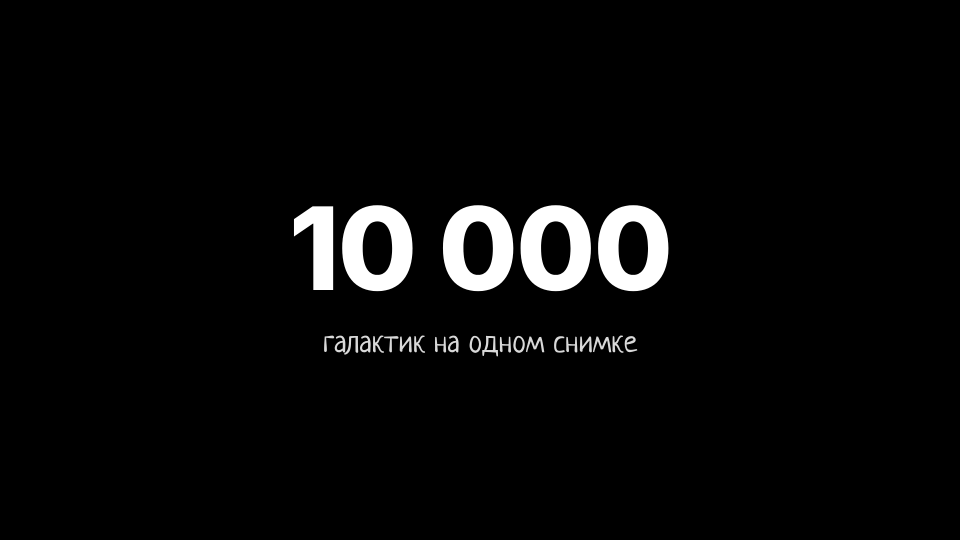
#> input picture ru_geo/universe_size/card_big_19.png, 1920 x 1080 px, given in place of jwst2.jpg, which was not available (shown at 1/2 size)
$ python make_cover.py out.png
#> lines starting #> are read from the running program, lines starting #| are printed output that depends on the picture; after the words box and inside, x2 and y2 are one past the last pixel; in counts of white or black regions, pixels touching at a corner belong together
from PIL import Image, ImageDraw, ImageFont, ImageEnhance, ImageFilter
import numpy as np, math, sys
W,H=1280,720
F='/usr/share/fonts/opentype/inter/'
YEL=(255,214,0); RED=(255,40,40)
def stroke_text(d,xy,t,f,c,sw=10):
    d.text(xy,t,font=f,fill=c,stroke_width=sw,stroke_fill=(0,0,0))
# фон: Уэбб, тёмный
im=Image.open('archive/img/jwst2.jpg').convert('RGB')
#> im is the input picture: PIL image 1920x1080 RGB; min 0, max 255, mean 8.9
w=im.width; h=w*9//16; bg=im.crop((0,(im.height-h)//2,w,(im.height-h)//2+h)).resize((W,H),Image.LANCZOS)
#> after `w = im.width`: w = 1920
#> after `h = w * 9 // 16`: h = 1080
bg=ImageEnhance.Brightness(ImageEnhance.Color(bg).enhance(1.4)).enhance(0.75).convert('RGBA')
#> bg: PIL image 1280x720 RGBA
# сфера реликтового излучения (Planck) справа
m=Image.open('archive/img/cmb_map.jpg').convert('RGB').crop((150,70,620,330)).resize((800,800),Image.LANCZOS)
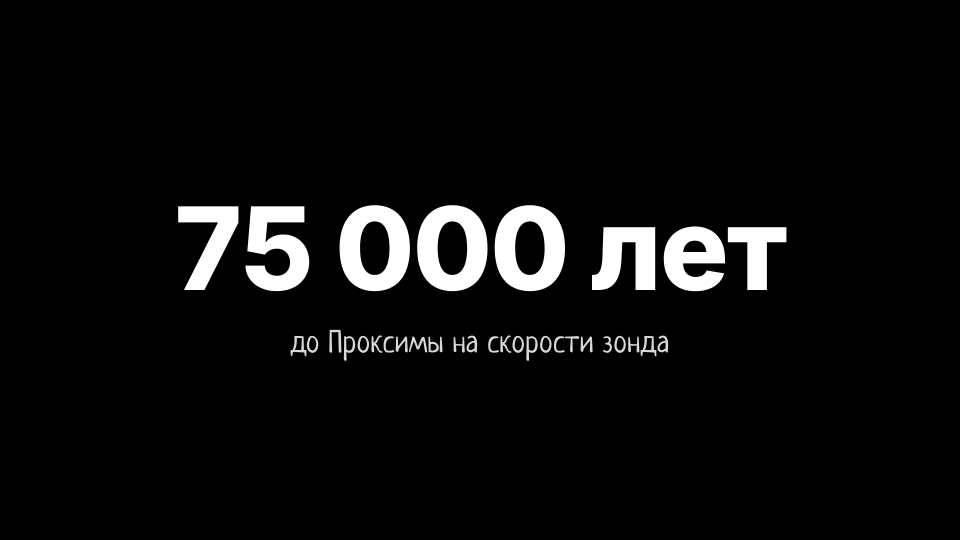
#> input picture ru_geo/universe_size/card_big_2.png, 1920 x 1080 px, given in place of cmb_map.jpg, which was not available (shown at 1/2 size)
#> m: PIL image 800x800 RGB; every value is 0
tex=np.asarray(ImageEnhance.Color(m).enhance(1.3)).astype(np.float32)
#> tex: shape (800, 800, 3) float32; every value is 0
R=430; cx,cy=W+40,H//2+20; N=2*R
yy,xx=np.mgrid[0:N,0:N]; u=(xx-R)/R; v=(yy-R)/R; rr=np.sqrt(u*u+v*v); inside=rr<1
z=np.sqrt(np.clip(1-rr*rr,0,1))
lon=np.arctan2(u,z); lat=np.arcsin(np.clip(v,-1,1))
tx=((lon/np.pi*0.9+0.5)*799).clip(0,799).astype(int); ty=((lat/np.pi*0.9+0.5)*799).clip(0,799).astype(int)
sph=tex[ty,tx]*(0.35+0.75*z[...,None]**0.6)[...]
#> sph: shape (860, 860, 3) float64; every value is 0
alpha=(inside*255).astype(np.uint8)
S_=Image.fromarray(sph.clip(0,255).astype(np.uint8)).convert('RGBA'); S_.putalpha(Image.fromarray(alpha).filter(ImageFilter.GaussianBlur(1.2)))
#> after `S_.putalpha(Image.fromarray(alpha).filter(ImageFilter.GaussianBlur(1.2`:
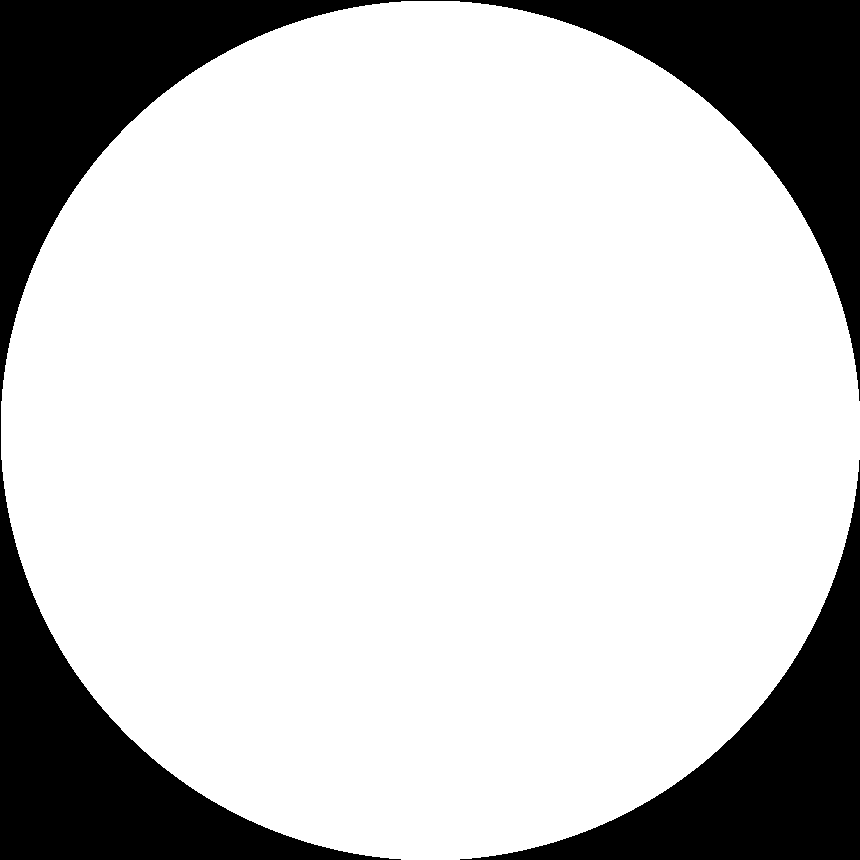
#> alpha: shape (860, 860); 78.5% white; 2 black regions, box (x1, y1, x2, y2) and area: (0, 0, 860, 860) 119514, (460, 460, 860, 860) 39265
glow=Image.new('L',(N+240,N+240),0); ImageDraw.Draw(glow).ellipse((90,90,N+150,N+150),fill=230); glow=glow.filter(ImageFilter.GaussianBlur(45))
#> after `glow = Image.new('L', (N + 240, N + 240), 0)`: glow: PIL image 1100x1100 L; every value is 0
#> after `ImageDraw.Draw(glow).ellipse((90, 90, N + 150, N + 150), fill=230)`: glow: PIL image 1100x1100 L; values 0 (black) and 230 (white), 55% white; 1 black region, box (x1, y1, x2, y2) and area: (0, 0, 1100, 1100) 543923
gl=Image.new('RGBA',glow.size,(255,150,60,0)); gl.putalpha(glow)
#> after `gl.putalpha(glow)`:
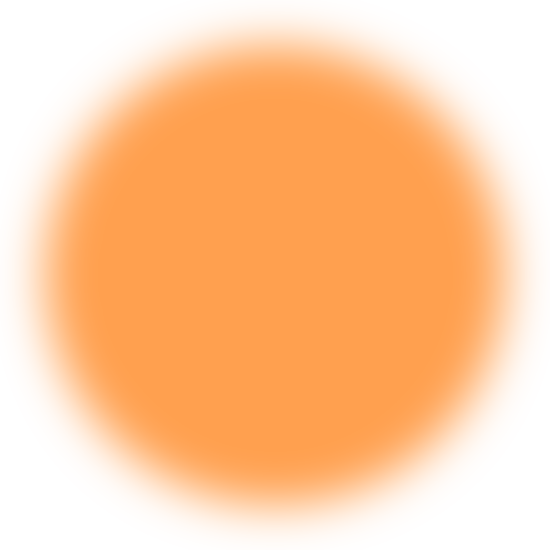
#> gl: PIL image 1100x1100 RGBA (shown at 1/2 size); mean R, G, B, A 255, 150, 60, 126.6; transparent parts drawn white
bg.alpha_composite(gl,(cx-R-120,cy-R-120)); bg.alpha_composite(S_,(cx-R,cy-R))
#> after `bg.alpha_composite(S_, (cx - R, cy - R))`:
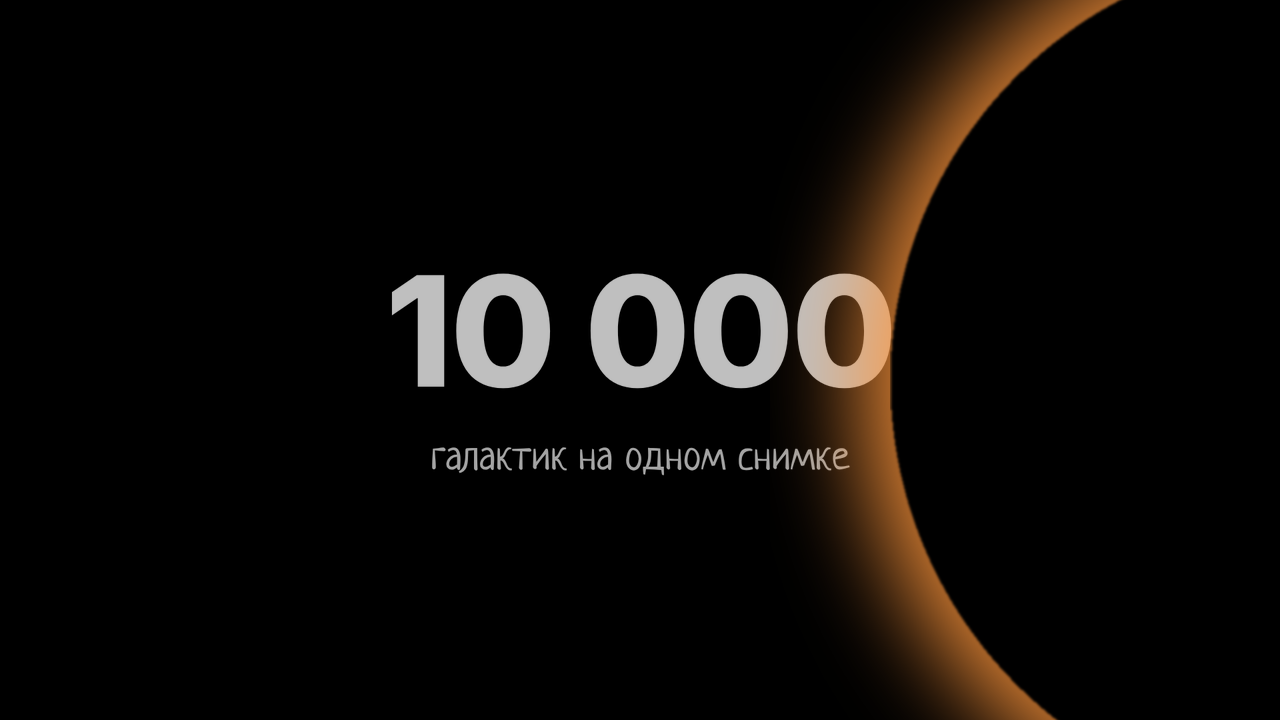
#> bg: PIL image 1280x720 RGBA; mean R, G, B, A 13.6, 10.6, 8, 255
# крошечная Земля слева
e=Image.open('archive/img/blue_marble.jpg').convert('RGB')
#> e is the input picture: PIL image 1920x1080 RGB; min 0, max 255, mean 12.6
ea=np.asarray(e.convert('L')); ys,xs=np.nonzero(ea>25); ecx,ecy=(xs.min()+xs.max())/2,(ys.min()+ys.max())/2; er=max(xs.max()-xs.min(),ys.max()-ys.min())/2
#> after `ecx, ecy = ((xs.min() + xs.max()) / 2, (ys.min() + ys.max()) / 2)`: ecx = 964; ecy = 565.5
#> after `er = max(xs.max() - xs.min(), ys.max() - ys.min()) / 2`: er = 608
D=34; e=e.crop((int(ecx-er),int(ecy-er),int(ecx+er),int(ecy+er))).resize((D,D),Image.LANCZOS).convert('RGBA')
mk=Image.new('L',(D,D),0); ImageDraw.Draw(mk).ellipse((0,0,D-1,D-1),fill=255); e.putalpha(mk)
#> after `mk = Image.new('L', (D, D), 0)`: mk: PIL image 34x34 L; every value is 0
#> after `ImageDraw.Draw(mk).ellipse((0, 0, D - 1, D - 1), fill=255)`: mk: PIL image 34x34 L; 78.2% white; 4 black regions, box (x1, y1, x2, y2) and area: (0, 0, 13, 13) 63, (21, 0, 34, 13) 63, (0, 21, 13, 34) 63, (21, 21, 34, 34) 63
EX,EY=230,520
g2=Image.new('L',(D+60,D+60),0); ImageDraw.Draw(g2).ellipse((18,18,D+42,D+42),fill=200); g2=g2.filter(ImageFilter.GaussianBlur(10))
#> after `g2 = Image.new('L', (D + 60, D + 60), 0)`: g2: PIL image 94x94 L; every value is 0
#> after `ImageDraw.Draw(g2).ellipse((18, 18, D + 42, D + 42), fill=200)`: g2: PIL image 94x94 L; values 0 (black) and 200 (white), 30.8% white; 1 white region, box (x1, y1, x2, y2) and area: (18, 18, 77, 77) 2725
#> after `g2 = g2.filter(ImageFilter.GaussianBlur(10))`:
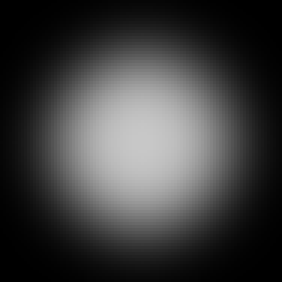
#> g2: PIL image 94x94 L (shown 3 times larger); min 0, max 199, mean 61.5
gg=Image.new('RGBA',g2.size,(120,180,255,0)); gg.putalpha(g2); bg.alpha_composite(gg,(EX-30,EY-30)); bg.alpha_composite(e,(EX,EY))
#> after `gg.putalpha(g2)`:
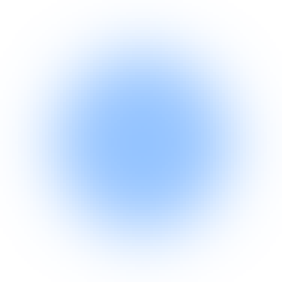
#> gg: PIL image 94x94 RGBA (shown 3 times larger); mean R, G, B, A 120, 180, 255, 61.5; transparent parts drawn white
d=ImageDraw.Draw(bg)
# пунктир от Земли к краю
x0,y0=EX+D+14,EY+D//2-6; x1,y1=cx-R-30,cy+40
n=22
for i in range(n):
    t0=i/n; t1=(i+0.55)/n
    d.line([(x0+(x1-x0)*t0,y0+(y1-y0)*t0),(x0+(x1-x0)*t1,y0+(y1-y0)*t1)],fill=(255,255,255),width=6)
# стрелка «МЫ»
d.line([(150,600),(EX+4,EY+D+4)],fill=RED,width=12)
a=math.atan2(EY+D+4-600,EX+4-150); tip=(EX+8,EY+D+8)
d.polygon([tip,(tip[0]-40*math.cos(a-0.5),tip[1]-40*math.sin(a-0.5)),(tip[0]-40*math.cos(a+0.5),tip[1]-40*math.sin(a+0.5))],fill=RED)
lab=ImageFont.truetype(F+"Inter-Black.otf",64)
stroke_text(d,(60,585),"МЫ",lab,(255,255,255),6)
# подпись на сфере
stroke_text(d,(cx-R+40,cy-40),'КРАЙ',ImageFont.truetype(F+'Inter-Black.otf',84),(255,255,255),7)
# главный текст
big=ImageFont.truetype(F+'Inter-Black.otf',150)
stroke_text(d,(40,30),'ЧТО ЗА',big,(255,255,255),11)
stroke_text(d,(40,200),'КРАЕМ?',big,YEL,11)
bg.convert('RGB').save(sys.argv[1],quality=93)
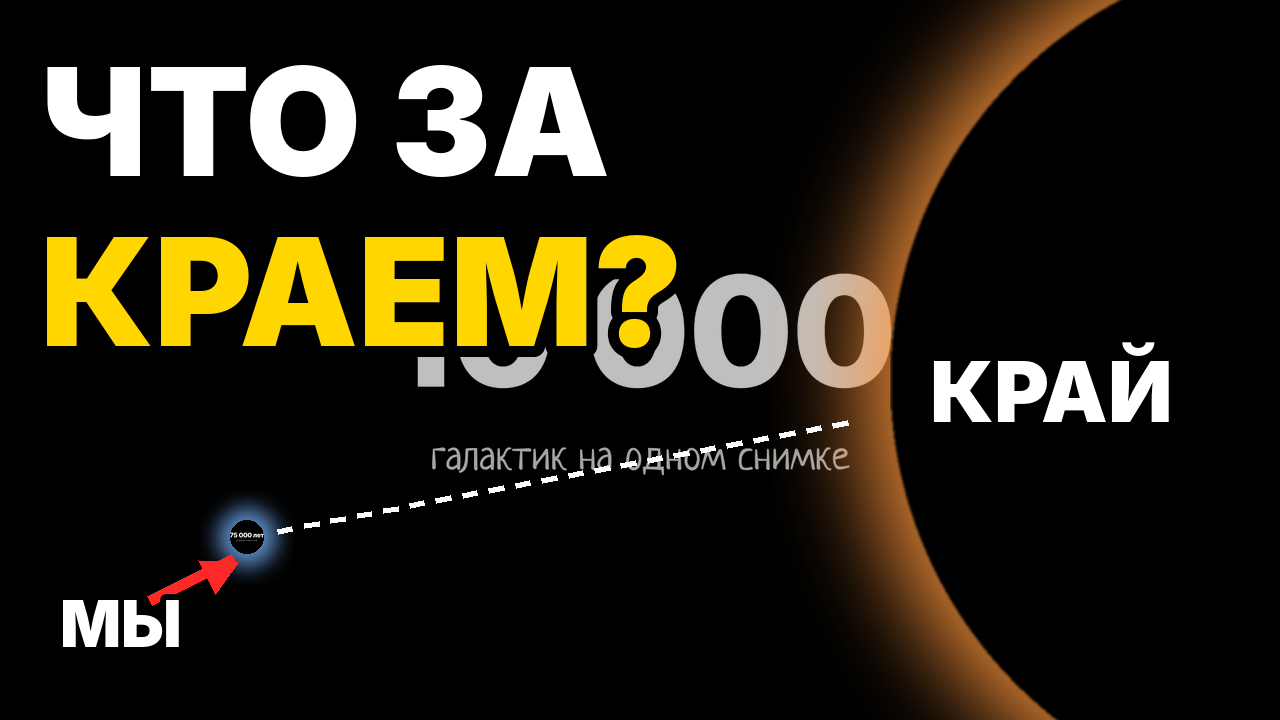
#> saved as out.png: PIL image 1280x720 RGB; mean R, G, B 36.6, 31.5, 19.2
